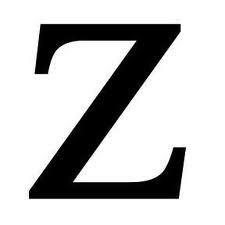
%> input picture Z.jpg, 225 x 225 px
$ octave --eval "result = imagepro11;"   (GNU Octave 9; MATLAB toolbox functions it lacks are replaced by stand-ins)
%> lines starting %> are read from the running program, lines starting %| are printed output that depends on the picture
function f = imagepro11()
Z_img=imread('Z.jpg');
%> Z_img is the input picture: size 225x225x3 uint8; min 0, max 255, mean 197.7
B_img = imread('B_test.jpg');
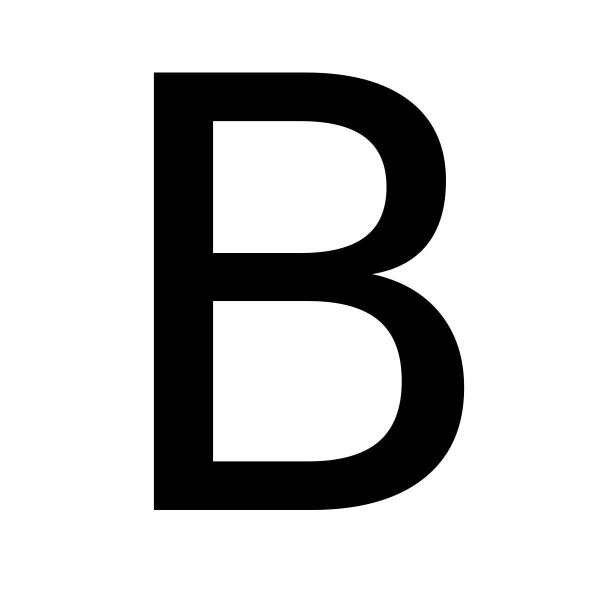
%> input picture B_test.jpg, 1200 x 1200 px (shown at 1/2 size)
%> B_img is the input picture: size 1200x1200x3 uint8; min 0, max 255, mean 203.1
X_img = imread('X.jpg');
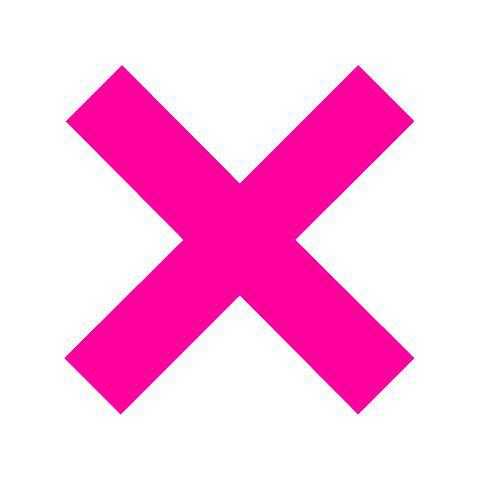
%> input picture X.jpg, 480 x 480 px
%> X_img is the input picture: size 480x480x3 uint8; mean R, G, B 253.5, 189, 229.3
Z1 = imresize(Z_img,[16 16]);
% disp(I2)
Z1=rgb2gray(Z1); % use if the image containing RGB value 3
% newin = im2double(In);
% disp(newin)
Zout  = imbinarize(Z1);
Z_oned = Zout(:);
%> Z_oned = 256 logical values, 202 true
Z_onedd = Z_oned - mean(Z_oned);
%> Z_onedd = 256 values, max 0.211 at index 1, min -0.789 at index 37, mean 0
[n m] = size(Z_oned)
%> n = 256; m = 1
H = hadamard(n);    % Hadamard matrix
Z_walsh = H*Z_oned;
%> Z_walsh = 256 values, max 202 at index 1, min -26 at index 103, mean 1
Z_walsh1 = H*Z_onedd;
%> Z_walsh1 = 256 values, max 32 at index 7, min -26 at index 103, mean 0.211


B1 = imresize(B_img,[16 16]);
B1=rgb2gray(B1); % use if the image containing RGB value 3
Bout  = imbinarize(B1);
B_oned = Bout(:);
%> B_oned = 256 logical values, 197 true
B_onedd = B_oned - mean(B_oned);
%> B_onedd = 256 values, max 0.23 at index 1, min -0.77 at index 67, mean 0
[g h] = size(B_oned)
%> g = 256; h = 1
H1 = hadamard(g);    % Hadamard matrix
B_walsh = H1*B_oned;
%> B_walsh = 256 values, max 197 at index 1, min -29 at index 203, mean 1
B_walsh1 = H1*B_onedd;
%> B_walsh1 = 256 values, max 59 at index 193, min -29 at index 203, mean 0.23

X1 = imresize(X_img,[16 16]);
X1=rgb2gray(X1); % use if the image containing RGB value 3
Xout  = imbinarize(X1);
X_oned = Xout(:);
%> X_oned = 256 logical values, 204 true
X_onedd = X_oned - mean(X_oned);
%> X_onedd = 256 values, max 0.203 at index 1, min -0.797 at index 52, mean 0
[g h] = size(X_oned)
H = hadamard(g);    % Hadamard matrix
X_walsh = H*X_oned;
%> X_walsh = 256 values, max 204 at index 1, min -36 at index 103, mean 1
X_walsh1 = H*X_onedd;
%> X_walsh1 = 256 values, max 36 at index 13, min -36 at index 103, mean 0.203

% plotting figure comparison
figure
subplot(2,1,1)
plot(Z_walsh,'r')
hold on
plot(B_walsh,'g')
hold on
plot(X_walsh,'b')
legend('Z','B','X')
title('frequency plot for Walsh Of Z,B,X')

subplot(2,1,2)
plot(Z_walsh1,'r')
hold on
plot(B_walsh1,'g')
hold on
plot(X_walsh1,'b')
legend('Z','B','X')
title('frequency plot for Walsh Z,B,X - Mean')
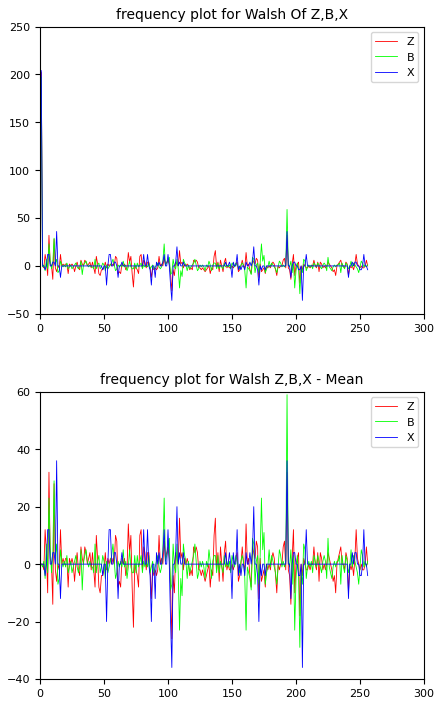
%> figure redrawn from the program's plot data, 2 panels; panel 1: curve peaks at x = 1, y = 202; panel 1: curve peaks at x = 1, y = 197; panel 1: curve peaks at x = 1, y = 204; panel 2: curve peaks at x = 7, y = 32


% [22 lines of commented-out code are left out]
%> (the run ends here)
